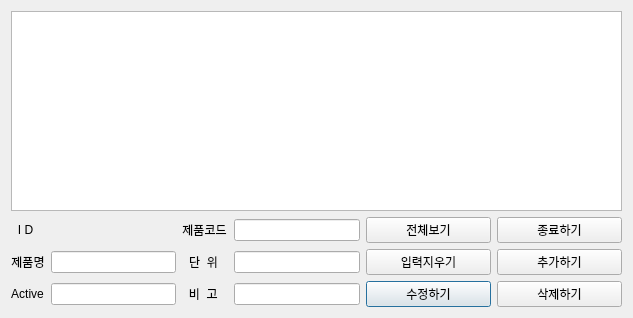
<?xml version="1.0" encoding="UTF-8"?>
<ui version="4.0">
 <class>ConsumableProductDialog</class>
 <widget class="QDialog" name="ConsumableProductDialog">
  <property name="geometry">
   <rect>
    <x>0</x>
    <y>0</y>
    <width>633</width>
    <height>318</height>
   </rect>
  </property>
  <property name="sizePolicy">
   <sizepolicy hsizetype="Expanding" vsizetype="Expanding">
    <horstretch>0</horstretch>
    <verstretch>0</verstretch>
   </sizepolicy>
  </property>
  <property name="windowTitle">
   <string>제품현황</string>
  </property>
  <layout class="QGridLayout" name="gridLayout_2">
   <item row="1" column="0">
    <layout class="QGridLayout" name="gridLayout">
     <item row="2" column="0">
      <widget class="QLabel" name="label_3">
       <property name="sizePolicy">
        <sizepolicy hsizetype="Fixed" vsizetype="Fixed">
         <horstretch>0</horstretch>
         <verstretch>0</verstretch>
        </sizepolicy>
       </property>
       <property name="text">
        <string>제품명</string>
       </property>
       <property name="alignment">
        <set>Qt::AlignCenter</set>
       </property>
      </widget>
     </item>
     <item row="3" column="0">
      <widget class="QLabel" name="label_4">
       <property name="sizePolicy">
        <sizepolicy hsizetype="Fixed" vsizetype="Fixed">
         <horstretch>0</horstretch>
         <verstretch>0</verstretch>
        </sizepolicy>
       </property>
       <property name="text">
        <string>Active</string>
       </property>
       <property name="alignment">
        <set>Qt::AlignCenter</set>
       </property>
      </widget>
     </item>
     <item row="3" column="4">
      <widget class="QPushButton" name="pb_consumableproduct_update">
       <property name="sizePolicy">
        <sizepolicy hsizetype="Expanding" vsizetype="Fixed">
         <horstretch>0</horstretch>
         <verstretch>0</verstretch>
        </sizepolicy>
       </property>
       <property name="text">
        <string>수정하기</string>
       </property>
      </widget>
     </item>
     <item row="1" column="1">
      <widget class="QLabel" name="lbl_consumableproduct_id">
       <property name="sizePolicy">
        <sizepolicy hsizetype="Expanding" vsizetype="Fixed">
         <horstretch>0</horstretch>
         <verstretch>0</verstretch>
        </sizepolicy>
       </property>
       <property name="text">
        <string/>
       </property>
      </widget>
     </item>
     <item row="3" column="1">
      <widget class="QLineEdit" name="entry_consumableproduct_active">
       <property name="sizePolicy">
        <sizepolicy hsizetype="Expanding" vsizetype="Fixed">
         <horstretch>0</horstretch>
         <verstretch>0</verstretch>
        </sizepolicy>
       </property>
      </widget>
     </item>
     <item row="2" column="4">
      <widget class="QPushButton" name="pb_consumableproduct_clear">
       <property name="sizePolicy">
        <sizepolicy hsizetype="Expanding" vsizetype="Fixed">
         <horstretch>0</horstretch>
         <verstretch>0</verstretch>
        </sizepolicy>
       </property>
       <property name="text">
        <string>입력지우기</string>
       </property>
      </widget>
     </item>
     <item row="1" column="3">
      <widget class="QLineEdit" name="entry_consumableproduct_code">
       <property name="sizePolicy">
        <sizepolicy hsizetype="Expanding" vsizetype="Fixed">
         <horstretch>0</horstretch>
         <verstretch>0</verstretch>
        </sizepolicy>
       </property>
      </widget>
     </item>
     <item row="1" column="2">
      <widget class="QLabel" name="label_2">
       <property name="sizePolicy">
        <sizepolicy hsizetype="Fixed" vsizetype="Fixed">
         <horstretch>0</horstretch>
         <verstretch>0</verstretch>
        </sizepolicy>
       </property>
       <property name="text">
        <string>제품코드</string>
       </property>
       <property name="alignment">
        <set>Qt::AlignCenter</set>
       </property>
      </widget>
     </item>
     <item row="2" column="3">
      <widget class="QLineEdit" name="entry_consumableproduct_um">
       <property name="sizePolicy">
        <sizepolicy hsizetype="Expanding" vsizetype="Fixed">
         <horstretch>0</horstretch>
         <verstretch>0</verstretch>
        </sizepolicy>
       </property>
      </widget>
     </item>
     <item row="1" column="0">
      <widget class="QLabel" name="label">
       <property name="sizePolicy">
        <sizepolicy hsizetype="Fixed" vsizetype="Fixed">
         <horstretch>0</horstretch>
         <verstretch>0</verstretch>
        </sizepolicy>
       </property>
       <property name="text">
        <string>  I D  </string>
       </property>
       <property name="alignment">
        <set>Qt::AlignCenter</set>
       </property>
      </widget>
     </item>
     <item row="3" column="5">
      <widget class="QPushButton" name="pb_consumableproduct_delete">
       <property name="sizePolicy">
        <sizepolicy hsizetype="Expanding" vsizetype="Fixed">
         <horstretch>0</horstretch>
         <verstretch>0</verstretch>
        </sizepolicy>
       </property>
       <property name="text">
        <string>삭제하기</string>
       </property>
      </widget>
     </item>
     <item row="3" column="3">
      <widget class="QLineEdit" name="entry_consumableproduct_remark">
       <property name="sizePolicy">
        <sizepolicy hsizetype="Expanding" vsizetype="Fixed">
         <horstretch>0</horstretch>
         <verstretch>0</verstretch>
        </sizepolicy>
       </property>
      </widget>
     </item>
     <item row="3" column="2">
      <widget class="QLabel" name="label_6">
       <property name="sizePolicy">
        <sizepolicy hsizetype="Fixed" vsizetype="Fixed">
         <horstretch>0</horstretch>
         <verstretch>0</verstretch>
        </sizepolicy>
       </property>
       <property name="text">
        <string>  비  고   </string>
       </property>
       <property name="alignment">
        <set>Qt::AlignCenter</set>
       </property>
      </widget>
     </item>
     <item row="2" column="2">
      <widget class="QLabel" name="label_5">
       <property name="sizePolicy">
        <sizepolicy hsizetype="Fixed" vsizetype="Fixed">
         <horstretch>0</horstretch>
         <verstretch>0</verstretch>
        </sizepolicy>
       </property>
       <property name="text">
        <string>  단  위  </string>
       </property>
       <property name="alignment">
        <set>Qt::AlignCenter</set>
       </property>
      </widget>
     </item>
     <item row="2" column="5">
      <widget class="QPushButton" name="pb_consumableproduct_insert">
       <property name="sizePolicy">
        <sizepolicy hsizetype="Expanding" vsizetype="Fixed">
         <horstretch>0</horstretch>
         <verstretch>0</verstretch>
        </sizepolicy>
       </property>
       <property name="text">
        <string>추가하기</string>
       </property>
      </widget>
     </item>
     <item row="2" column="1">
      <widget class="QLineEdit" name="entry_consumableproduct_name">
       <property name="sizePolicy">
        <sizepolicy hsizetype="Expanding" vsizetype="Fixed">
         <horstretch>0</horstretch>
         <verstretch>0</verstretch>
        </sizepolicy>
       </property>
      </widget>
     </item>
     <item row="1" column="4">
      <widget class="QPushButton" name="pb_consumableproduct_show">
       <property name="sizePolicy">
        <sizepolicy hsizetype="Expanding" vsizetype="Fixed">
         <horstretch>0</horstretch>
         <verstretch>0</verstretch>
        </sizepolicy>
       </property>
       <property name="text">
        <string>전체보기</string>
       </property>
      </widget>
     </item>
     <item row="1" column="5">
      <widget class="QPushButton" name="pb_consumableproduct_cancel">
       <property name="sizePolicy">
        <sizepolicy hsizetype="Expanding" vsizetype="Fixed">
         <horstretch>0</horstretch>
         <verstretch>0</verstretch>
        </sizepolicy>
       </property>
       <property name="text">
        <string>종료하기</string>
       </property>
      </widget>
     </item>
     <item row="0" column="0" colspan="6">
      <widget class="QTableView" name="tv_consumableproduct">
       <property name="sizePolicy">
        <sizepolicy hsizetype="Expanding" vsizetype="Expanding">
         <horstretch>0</horstretch>
         <verstretch>1</verstretch>
        </sizepolicy>
       </property>
      </widget>
     </item>
    </layout>
   </item>
  </layout>
 </widget>
 <resources/>
 <connections/>
</ui>
